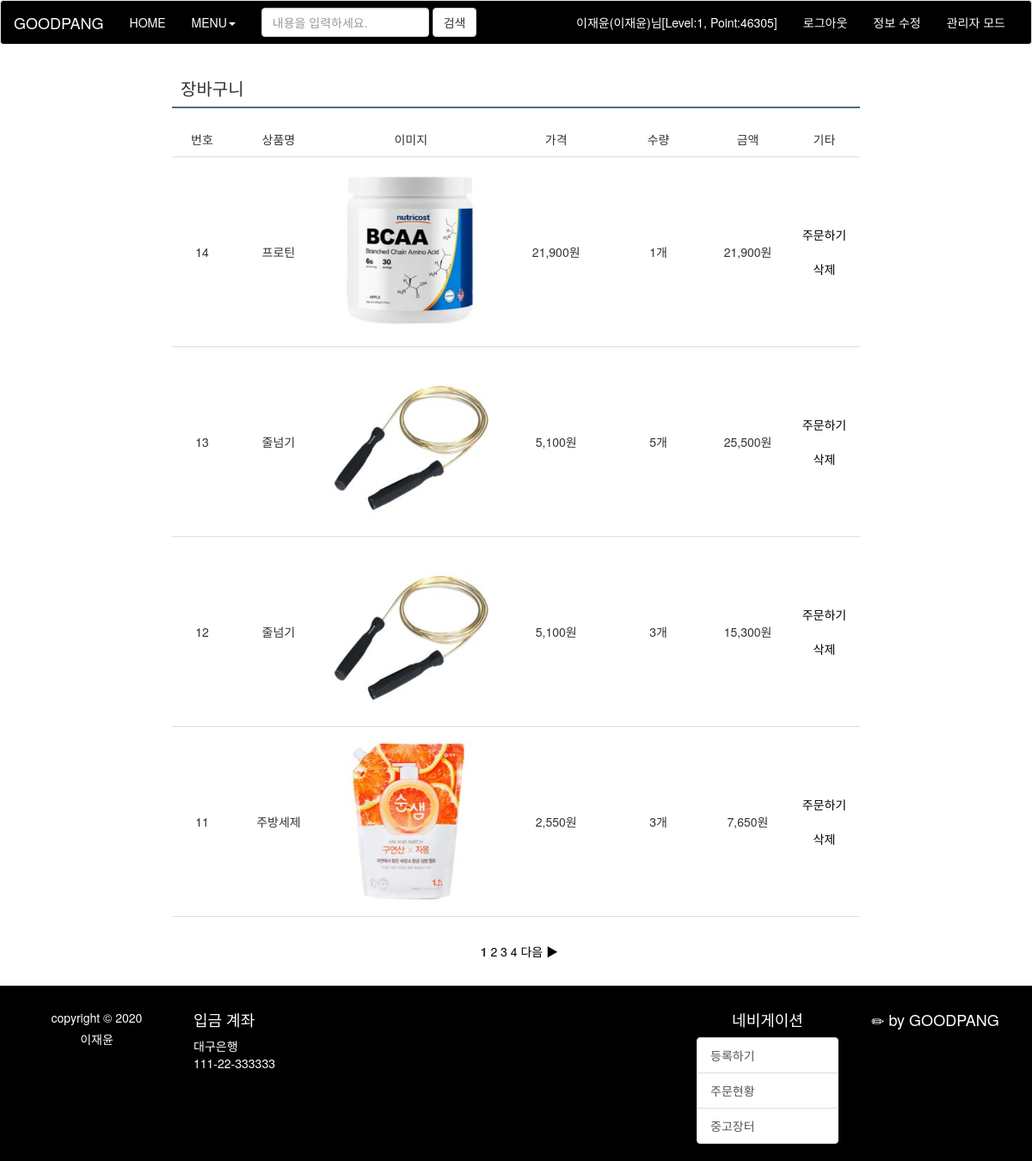
/final-project-final/basket_list.php (signed in), run on the app's committed database.
### tables this page shows
CREATE TABLE `basket_my` (
  `num` int(11) NOT NULL,
  `id` char(15) NOT NULL,
  `name` char(10) NOT NULL,
  `product_name` char(200) NOT NULL,
  `price` int(11) NOT NULL,
  `count` int(11) NOT NULL,
  `file_copied` char(40) NOT NULL,
  `totalmoney` int(11) NOT NULL
);

### final-project-final/basket_list.php (the view, shortened to what this page needs)
<!DOCTYPE html>
<html>
<head>
<link rel="stylesheet" type="text/css" href="./css/common.css">
<link rel="stylesheet" type="text/css" href="./css/basket.css">
<link rel="stylesheet" href="./css/bootstrap.min.css">
<link rel="stylesheet" href="./css/bar.css">
</head>
<body>
<header>
    <?php include "header.php";?>
</header>
<section>
   	<div id="basket_box">
	    <h3>
	    	장바구니
		</h3>
	    <ul id="basket_list">
				<li>
					<span class="col1">번호</span>
					<span class="col2">상품명</span>
          <span class="col3">이미지</span>
          <span class="col4">가격</span>
          <span class="col5">수량</span>
					<span class="col6">금액</span>
          <span class="col7">기타</span>
				</li>
<?php
	if (isset($_GET["page"]))
		$page = $_GET["page"];
	else
		$page = 1;
    $con = mysqli_connect("localhost", "user1", "12345", "goodpang");
    $sql = "select * from basket_my where id='$_SESSION[userid]' order by num desc";
    $result = mysqli_query($con, $sql);
    $total_record = mysqli_num_rows($result);
	$scale = 4;
	if ($total_record % $scale == 0)
		$total_page = floor($total_record/$scale);
	else
		$total_page = floor($total_record/$scale) + 1;
	$start = ($page - 1) * $scale;
	$number = $total_record - $start;
   for ($i=$start; $i<$start+$scale && $i < $total_record; $i++)
   {
      mysqli_data_seek($result, $i);
      $row = mysqli_fetch_array($result);
      $num            = $row["num"];
      $product_name   = $row["product_name"];
      $price          = $row["price"];
      $count          = $row["count"];
      $file_copied     = $row["file_copied"];
      $totalmoney     = $row["totalmoney"];
?>
				<li>
					<span class="col1" align="center"><?=$number?></span>
					<span class="col2"><?=$product_name?></a></span>
          <span class="col3"><img src="./data/<?=$file_copied?>" width="200px" height="200px"></span>
          <span class="col4"><?=number_format($price)?>원</span>
					<span class="col5"><?=$count?>개</span>
					<span class="col6"><?=number_format($totalmoney)?>원</span>
          <span class="col7"><a href="basket_order_form.php?num=<?=$num?>&page=<?=$page?>&id=<?=$_SESSION['userid']?>">주문하기</a><br><br>
          <a href="basket_delete.php?num=<?=$num?>&page=<?=$page?>">삭제</a></span>
				</li>
<?php
   	   $number--;
   }
?>
	    	</ul>
			<ul id="page_num">
<?php
	if ($total_page>=2 && $page >= 2)
	{
		$new_page = $page-1;
		echo "<li><a href='basket_list.php?page=$new_page'>◀ 이전</a> </li>";
	}
	else
		echo "<li>&nbsp;</li>";
   	for ($i=1; $i<=$total_page; $i++)
   	{
		if ($page == $i)
		{
			echo "<li><b> $i </b></li>";
		}
		else
		{
			echo "<li><a href='basket_list.php?page=$i'> $i </a><li>";
		}
   	}
   	if ($total_page>=2 && $page != $total_page)
   	{
		$new_page = $page+1;
		echo "<li> <a href='basket_list.php?page=$new_page'>다음 ▶</a> </li>";
	}
	else
		echo "<li>&nbsp;</li>";
?>
			</ul>
	</div>
</section>
<footer style="background-color: #000000; color: #ffffff">
    <?php include "footer.php";?>
</footer>
</body>
</html>

### final-project-final/css/common.css (style rules this page uses)
* { padding: 0; margin: 0; }
body { font-family: "돋움"; font-size: 14px; }
img { border: 0; }
ul { list-style-type: none; }

### final-project-final/css/basket.css (style rules this page uses)
#basket_box { position: relative; width: 800px; margin: 0 auto; }
#basket_box h3 { margin-top: 30px; padding: 10px; border-bottom: solid 2px #516e7f; font-size: 20px; }
#basket_list li { padding:10px 0; border-bottom: solid 1px #dddddd; }
#basket_list span { display: inline-block; vertical-align:-webkit-baseline-middle; text-align: center; }
#basket_list .col1 { width: 70px; }
#basket_list .col2 { width: 100px; }
#basket_list .col3 { width: 200px; }
#basket_list .col4 { width: 130px; }
#basket_list .col5 { width: 100px; }
#basket_list .col6 { width: 100px; }
#basket_list .col7 { width: 70px; }
#page_num { text-align: center; margin: 30px 0 }
#page_num li { display: inline; }
#basket_box { width: 800px; margin: 0 auto; }

### final-project-final/css/bar.css (style rules this page uses)
* { font-family: :'Nanum Gothic'; }
a { color: #000000; text-decoration: none; }

### data on the page
basket_my: product_name "프로틴", file_copied (picture), price "21,900", count "1", totalmoney "21,900"
basket_my: product_name "줄넘기", file_copied (picture), price "5,100", count "5", totalmoney "25,500"
basket_my: product_name "줄넘기", file_copied (picture), price "5,100", count "3", totalmoney "15,300"
basket_my: product_name "주방세제", file_copied (picture), price "2,550", count "3", totalmoney "7,650"

### other printed values
$logged "이재윤(이재윤)님[Level:1, Point:46305]"
